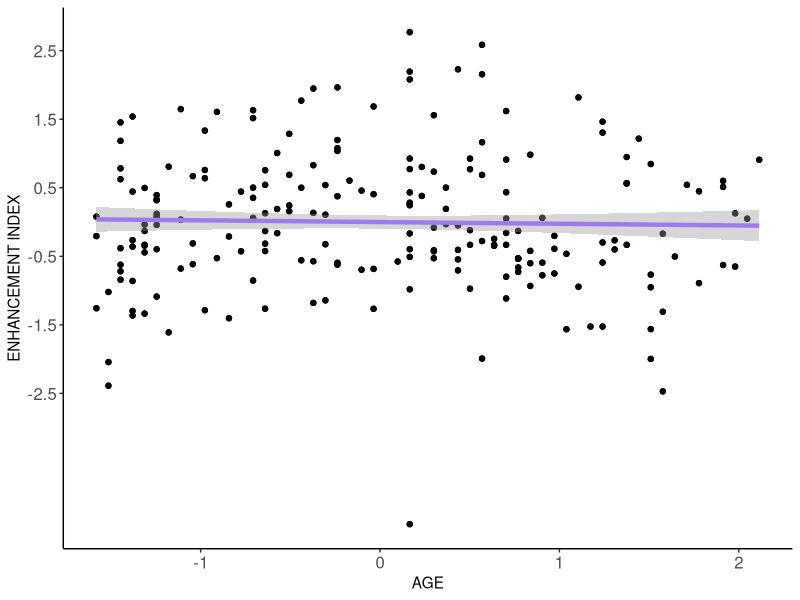
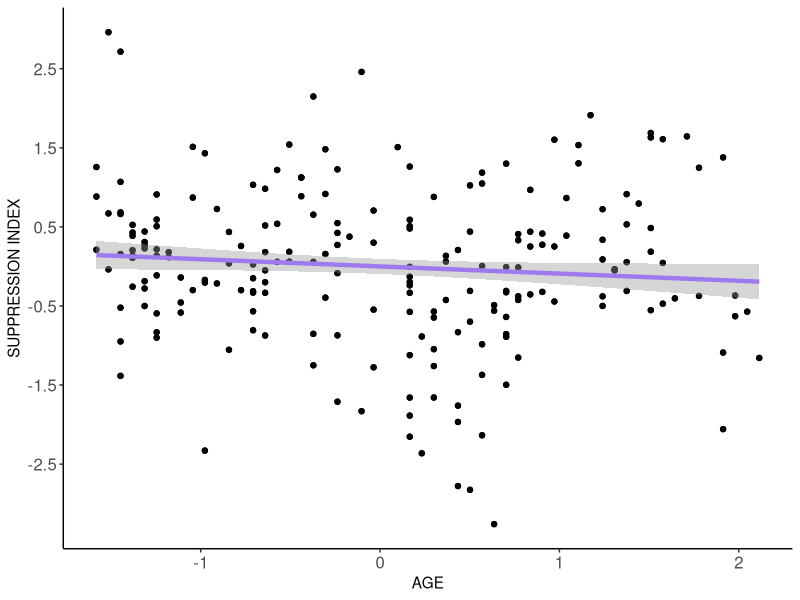
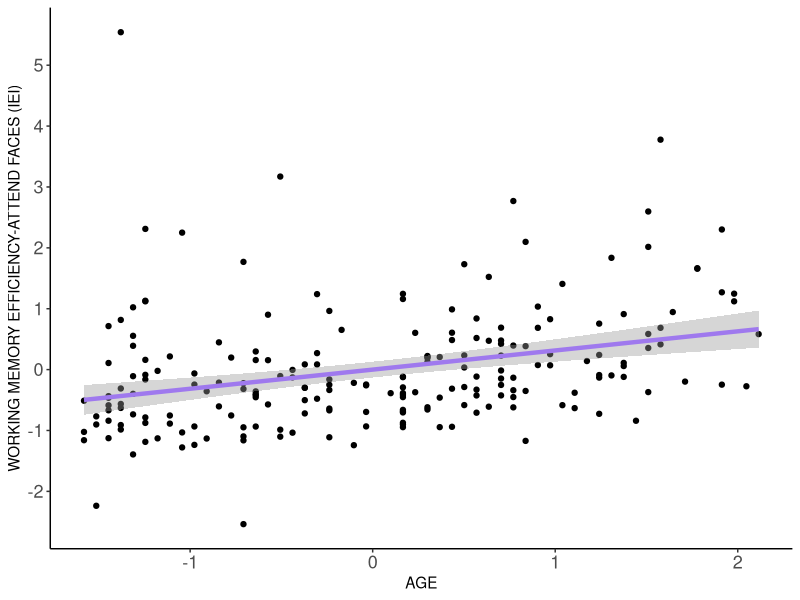
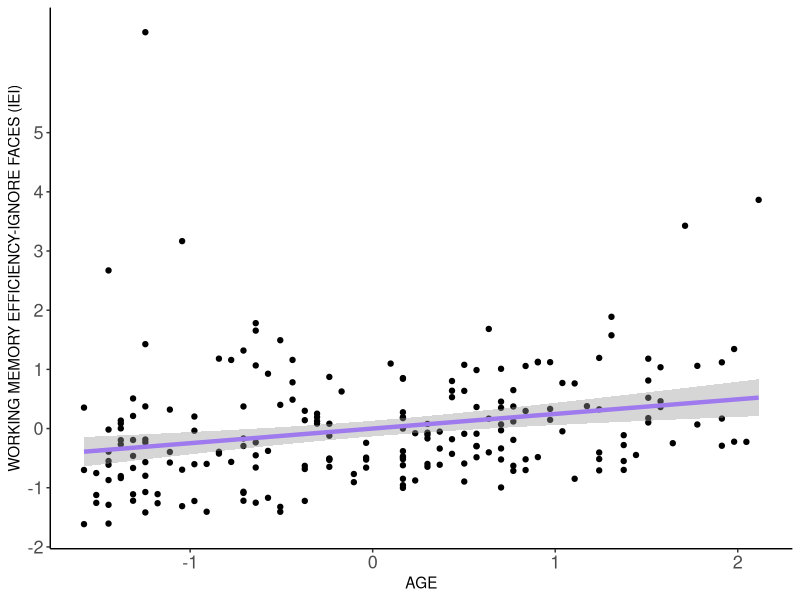
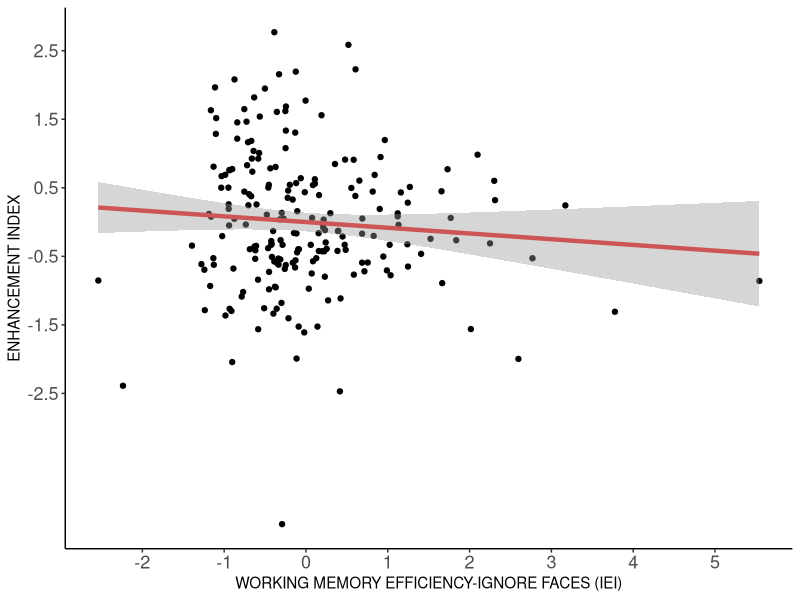
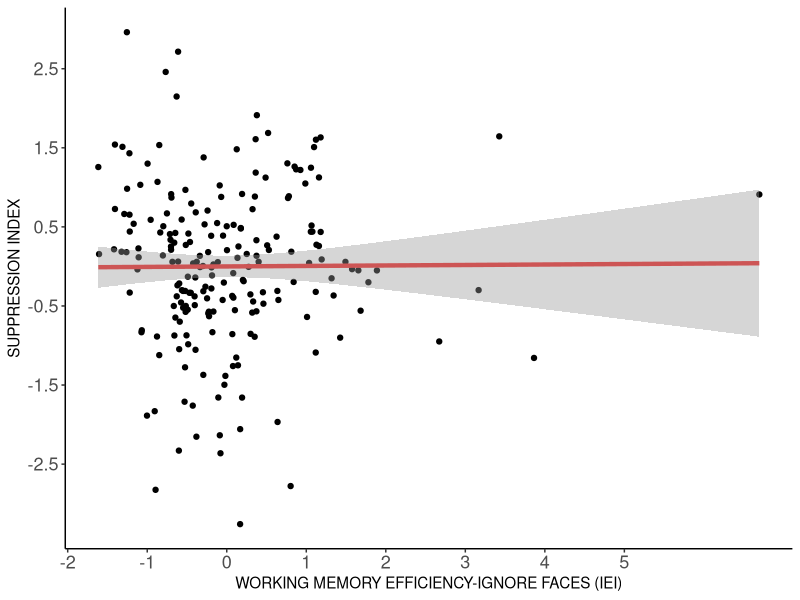
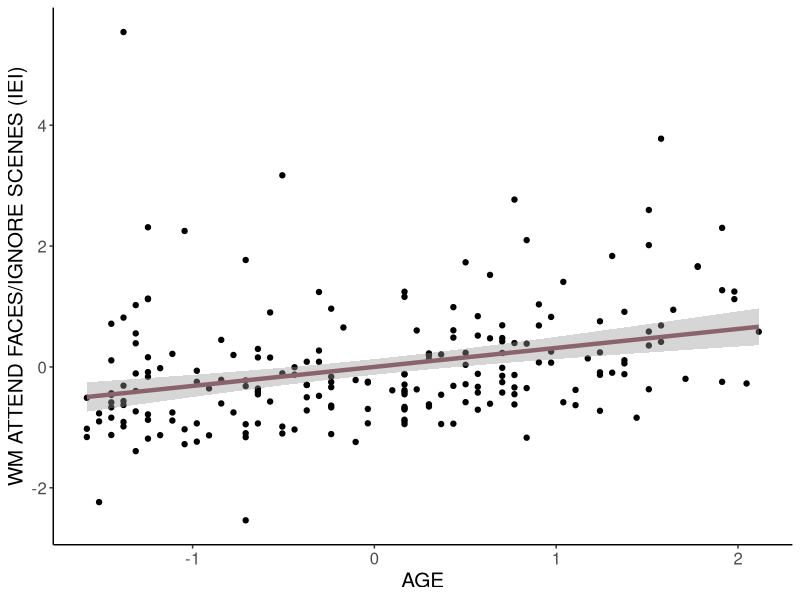
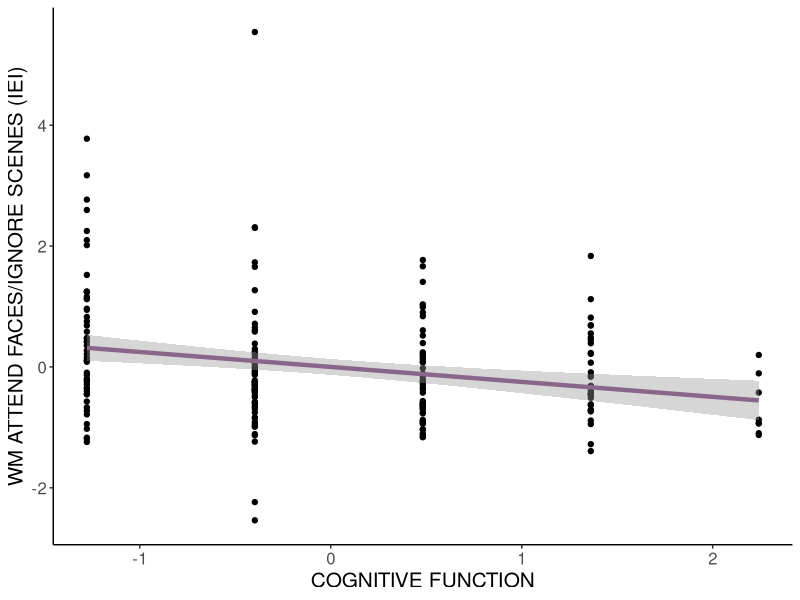

These figures' R source, in order:
library(readxl)
library(rstatix)
library(tidyverse)
library(magrittr)
library(gridExtra)
library(psych)
library(magrittr)


##### GRAFICAS ARTICULO BASICAS ####
data <- read_xlsx("Junto.xlsx",sheet = "PuntajeZ")%>%
  gather(cond_tip_est_val, value, -c("ID","DECADA", "SEXO", "EDAD", "MoCA", 
                                     "ESCOLARIDAD", "CRI_Total","IDARE_R_PUNTAJE",  
                                     "IDARE_E_PUNTAJE","IDERE_R_PUNTAJE",
                                     "IDERE_E_PUNTAJE","COVID_CAT", "SHIPLEY",
                                     "SUEÑO_NOR","SUEÑO_2DA","OCUPA_CAT",
                                     "AMP_ROS","SUP_ROS")) %>%
  separate(cond_tip_est_val, c("COND","VD","TIPO", "VAL"), sep = "_")


ggplot(data = data, aes(x = EDAD, y = AMP_ROS)) +
  geom_point() + geom_smooth(method = "lm", color = "#9F79EE", lwd = 1.5) +
  labs(x = "AGE", y = "ENHANCEMENT INDEX") +  
  theme_classic()+ 
  theme(axis.text = element_text(size=12)) + 
  scale_y_continuous(breaks = seq(-2.5, 2.5))

ggplot(data = data, aes(x = EDAD, y = SUP_ROS)) +
  geom_point() + geom_smooth(method = "lm", color = "#9F79EE", lwd = 1.5) +
  labs(x = "AGE", y = "SUPPRESSION INDEX") +  
  theme_classic()+ 
  theme(axis.text = element_text(size=12)) + 
  scale_y_continuous(breaks = seq(-2.5, 2.5))

filter(data, TIPO=="ROSTROS")%>%
  ggplot(aes(x = EDAD, y = value)) +
  geom_point() +
  geom_smooth(method = "lm", color = "#9F79EE", lwd = 1.5) +
  labs(x = "AGE", y = "WORKING MEMORY EFFICIENCY-ATTEND FACES (IEI)") +  
  theme_classic()+ 
  theme(axis.text = element_text(size=13)) + 
  scale_y_continuous(breaks = seq(-2, 5))

filter(data, TIPO=="ESCENAS")%>%
  ggplot(aes(x = EDAD, y = value)) +
  geom_point() +
  geom_smooth(method = "lm", color = "#9F79EE", lwd = 1.5) +
  labs(x = "AGE", y = "WORKING MEMORY EFFICIENCY-IGNORE FACES (IEI)") +  
  theme_classic()+ 
  theme(axis.text = element_text(size=13)) + 
  scale_y_continuous(breaks = seq(-2, 5))


filter(data, TIPO=="ROSTROS")%>%
  ggplot(aes(x = value, y = AMP_ROS)) +
  geom_point() +
  geom_smooth(method = "lm", color = "#CD5555", lwd = 1.5) +
  labs(x = "WORKING MEMORY EFFICIENCY-IGNORE FACES (IEI)", y = "ENHANCEMENT INDEX") +  
  theme_classic()+ 
  theme(axis.text = element_text(size=13))+ 
  scale_y_continuous(breaks = seq(-2.5, 2.5)) +
  scale_x_continuous(breaks = seq(-2, 5))

filter(data, TIPO=="ESCENAS")%>%
  ggplot(aes(x = value, y = SUP_ROS)) +
  geom_point() +
  geom_smooth(method = "lm", color = "#CD5555", lwd = 1.5) +
  labs(x = "WORKING MEMORY EFFICIENCY-IGNORE FACES (IEI)", y = "SUPPRESSION INDEX") +  
  theme_classic()+ 
  theme(axis.text = element_text(size=13)) +
  scale_y_continuous(breaks = seq(-2.5, 2.5)) +
  scale_x_continuous(breaks = seq(-2, 5))



#### GRAFICAS ARTICULO REGRESIONES MULTIPLES Y GRAFICAS DE VIOLIN ####

data2 <- read_xlsx("Junto.xlsx",sheet = "Regresiones")%>%
  gather(var_cond_tipo, value, -c("ID","DECADA","SEXO","EDAD","EDAD_Z","EDAD_CAT","MoCA","MoCA_Z",
                                  "MoCA_CAT","ESCOLARIDAD","ESCOLARIDAD_Z","ESCOLARIDAD_CAT","CRI_Total","CRI_Total_Z","CRI_Total_CAT",
                                  "IDARE_R_PUNTAJE","IDARE_R_Z","IDARE_R_CAT","IDARE_E_PUNTAJE","IDARE_E_Z","IDARE_E_CAT","IDERE_R_PUNTAJE",
                                  "IDERE_R_Z","IDERE_R_CAT","IDERE_E_PUNTAJE","IDERE_E_Z","IDERE_E_CAT","COVID_CAT","SHIPLEY","SHIPLEY_Z",
                                  "SHIPLEY_CAT","SUEÑO_NOR","SUEÑO_NOR_Z","SUEÑO_NOR_CAT","SUEÑO_2DA","SUEÑO_2DA_Z","SUEÑO_2DA_CAT",	
                                  "OCUPACION","OCUPA_CAT","OCUPA_Z","OCUPACION_CAT","AMP_ROS","AMP_ROS_Z","SUP_ROS","SUP_ROS_Z")) %>%
  separate(var_cond_tipo, c("VAR","COND","TIPO"), sep = "_")

data3 <- read_xlsx("Junto.xlsx",sheet = "Multiplicacion")%>%
  gather(var_cond_tipo, value, -c("ID","DECADA","SEXO","EDAD","EDAD_Z","EDAD_CAT","MoCA","MoCA_Z",
                                  "MoCA_CAT","ESCOLARIDAD","ESCOLARIDAD_Z","ESCOLARIDAD_CAT","CRI_Total","CRI_Total_Z","CRI_Total_CAT",
                                  "IDARE_R_PUNTAJE","IDARE_R_Z","IDARE_R_CAT","IDARE_E_PUNTAJE","IDARE_E_Z","IDARE_E_CAT","IDERE_R_PUNTAJE",
                                  "IDERE_R_Z","IDERE_R_CAT","IDERE_E_PUNTAJE","IDERE_E_Z","IDERE_E_CAT","COVID_CAT","SHIPLEY","SHIPLEY_Z",
                                  "SHIPLEY_CAT","SUEÑO_NOR","SUEÑO_NOR_Z","SUEÑO_NOR_CAT","SUEÑO_2DA","SUEÑO_2DA_Z","SUEÑO_2DA_CAT",	
                                  "OCUPACION","OCUPA_CAT","OCUPA_Z","OCUPACION_CAT","AMP_ROS","AMP_ROS_Z","SUP_ROS","SUP_ROS_Z", 
                                  "CRIq_SUP","IDEREE_AGE","SHIPLEY_AGE","CRIq_AGE","SUEÑOSES_AGE")) %>%
  separate(var_cond_tipo, c("VAR","COND","TIPO"), sep = "_")

### AMPLIFICACION - ROSTROS 

filter(data, TIPO=="ROSTROS")%>%
  ggplot(aes(x = EDAD, y = value)) +
  geom_point() +
  geom_smooth(method = "lm", color = "#8B636C", lwd = 1.5) +
  labs(x = "AGE", y = "WM ATTEND FACES/IGNORE SCENES (IEI)") +  
  theme_classic()+ 
  theme(text = element_text(size = 15))

filter(data, TIPO=="ROSTROS")%>%
  ggplot(aes(x = MoCA, y = value)) +
  geom_point() +
  geom_smooth(method = "lm", color = "#8B668B", lwd = 1.5) +
  labs(x = "COGNITIVE FUNCTION", y = "WM ATTEND FACES/IGNORE SCENES (IEI)") +  
  theme_classic()+ 
  theme(text = element_text(size = 15)) 

filter(data2, COND== "ROSTROS", TIPO== "Z", !EDAD_CAT=="MEDIO") %>%
  ggplot(aes(y=value, x=EDAD_CAT, fill=EDAD_CAT)) + 
  scale_fill_brewer(palette="BuPu") +
  geom_boxplot() +
  geom_jitter(size=.2) +
  labs(x = "AGE GROUP", y = "WM ATTEND FACES/IGNORE SCENES (IEI)") +
  theme_classic()+ 
  theme(legend.position = "none") +
  theme(text = element_text(size = 15))

filter(data2, COND== "ROSTROS", TIPO== "Z", !MoCA_CAT=="MEDIO") %>%
  ggplot(aes(y=value, x=MoCA_CAT, fill=MoCA_CAT)) + 
  scale_fill_brewer(palette="PuRd") +
  geom_boxplot() +
  geom_jitter(size=.2) +
  labs(x = "COGNITIVE FUNCTION GROUP", y = "WM ATTEND FACES/IGNORE SCENES (IEI)") +
  ylim (-1, 3) +
  theme_classic()+ 
  theme(legend.position = "none") +
  theme(text = element_text(size = 15))


### SUPRESION - ESCENAS 

filter(data, TIPO=="ESCENAS")%>%
  ggplot(aes(x = EDAD, y = value)) +
  geom_point() +
  geom_smooth(method = "lm", color = "#8B636C", lwd = 1.5) +
  labs(x = "AGE", y = "WM ATTEND SCENES/IGNORE FACES (IEI)") +  
  ylim (-1, 3) +
  theme_classic()+ 
  theme(text = element_text(size = 15))

filter(data, TIPO=="ESCENAS")%>%
  ggplot(aes(x = CRI_Total, y = value)) +
  geom_point() +
  geom_smooth(method = "lm", color = "#8B5A00", lwd = 1.5) +
  labs(x = "COGNITIVE RESERVE", y = "WM ATTEND SCENES/IGNORE FACES (IEI)") +  
  xlim (-1,2) + ylim (-1, 3) +
  theme_classic()+ 
  theme(text = element_text(size = 15))

filter(data, TIPO=="ESCENAS")%>%
  ggplot(aes(x = MoCA, y = value)) +
  geom_point() +
  geom_smooth(method = "lm", color = "#8B668B", lwd = 1.5) +
  labs(x = "COGNITIVE FUNCTION", y = "WM ATTEND SCENES/IGNORE FACES (IEI)") +  
  ylim (-1, 3) +
  theme_classic()+ 
  theme(text = element_text(size = 15)) 

filter(data2, COND== "ESCENAS", TIPO== "Z", !CRI_Total_CAT=="MEDIO")%>%
  ggplot(aes(x = SUP_ROS_Z, y = value, colour= CRI_Total_CAT)) +
  geom_point() +
  geom_smooth(method = "lm", se = FALSE) +
  labs(x = "SUPPRESSION INDEX", y = "WM ATTEND SCENES/IGNORE FACES (IEI)", color = "CRI_Total_CAT") +
  ylim (-1, 3) +
  theme_classic()+ 
  theme(text = element_text(size = 15))

filter(data2, COND== "ESCENAS", TIPO== "Z", !EDAD_CAT=="MEDIO") %>%
  ggplot(aes(y=value, x=EDAD_CAT, fill=EDAD_CAT)) + 
  scale_fill_brewer(palette="BuPu") +
  geom_boxplot() +
  geom_jitter(size=.2) +
  labs(x = "AGE GROUP", y = "WM ATTEND SCENES/IGNORE FACES (IEI)") +
  ylim (-1, 3) +
  theme_classic()+ 
  theme(legend.position = "none") +
  theme(text = element_text(size = 15))

filter(data2, COND== "ESCENAS", TIPO== "Z", !CRI_Total_CAT=="MEDIO") %>%
  ggplot(aes(y=value, x=CRI_Total_CAT, fill=CRI_Total_CAT)) + 
  scale_fill_brewer(palette="RdPu") +
  geom_boxplot() +
  geom_jitter(size=.2) +
  labs(x = "COGNITIVE RESERVE GROUP", y = "WM ATTEND SCENES/IGNORE FACES (IEI)") +
  ylim (-1, 3) +
  theme_classic()+ 
  theme(legend.position = "none") +
  theme(text = element_text(size = 15))

filter(data2, COND== "ESCENAS", TIPO== "Z", !MoCA_CAT=="MEDIO") %>%
  ggplot(aes(y=value, x=MoCA_CAT, fill=MoCA_CAT)) + 
  scale_fill_brewer(palette="PuRd") +
  geom_boxplot() +
  geom_jitter(size=.2) +
  labs(x = "COGNITIVE FUNCTION GROUP", y = "WM ATTEND SCENES/IGNORE FACES (IEI)") +
  ylim (-1, 3) +
  theme_classic()+ 
  theme(legend.position = "none") +
  theme(text = element_text(size = 15))



### ROSTROS 

filter(data, TIPO=="ROSTROS")%>%
  ggplot(aes(x = CRI_Total, y = value)) +
  geom_point() +
  geom_smooth(method = "lm", color = "#8B5A00", lwd = 1.5) +
  labs(x = "COGNITIVE RESERVE", y = "WM ATTEND FACES/IGNORE SCENES (IEI)") +  
  theme_classic()+ 
  theme(text = element_text(size = 15)) 

filter(data, TIPO=="ROSTROS")%>%
  ggplot(aes(x = MoCA, y = value)) +
  geom_point() +
  geom_smooth(method = "lm", color = "#8B668B", lwd = 1.5) +
  labs(x = "COGNITIVE FUNCTION", y = "WM ATTEND FACES/IGNORE SCENES (IEI)") +  
  theme_classic()+ 
  theme(text = element_text(size = 15)) 

filter(data2, COND== "ROSTROS", TIPO== "Z", !CRI_Total_CAT=="MEDIO") %>%
  ggplot(aes(y=value, x=CRI_Total_CAT, fill=CRI_Total_CAT)) + 
  scale_fill_brewer(palette="RdPu") +
  geom_boxplot() +
  geom_jitter(size=.2) +
  labs(x = "COGNITIVE RESERVE GROUP", y = "WM ATTEND FACES/IGNORE SCENES (IEI)") +
  theme_classic()+ 
  theme(legend.position = "none") +
  theme(text = element_text(size = 15))

filter(data2, COND== "ROSTROS", TIPO== "Z", !MoCA_CAT=="MEDIO") %>%
  ggplot(aes(y=value, x=MoCA_CAT, fill=MoCA_CAT)) + 
  scale_fill_brewer(palette="PuRd") +
  geom_boxplot() +
  geom_jitter(size=.2) +
  labs(x = "COGNITIVE FUNCTION GROUP", y = "WM ATTEND FACES/IGNORE SCENES (IEI)") +
  theme_classic()+ 
  theme(legend.position = "none") +
  theme(text = element_text(size = 15))



### ESCENAS

filter(data, TIPO=="ESCENAS")%>%
  ggplot(aes(x = IDARE_E_PUNTAJE, y = value)) +
  geom_point() +
  geom_smooth(method = "lm", color = "#008B8B", lwd = 1.5) +
  labs(x = "STATE ANXIETY", y = "WM ATTEND SCENES/IGNORE FACES (IEI)") +  
  theme_classic()+ 
  theme(text = element_text(size = 15))

filter(data, TIPO=="ESCENAS")%>%
  ggplot(aes(x = MoCA, y = value)) +
  geom_point() +
  geom_smooth(method = "lm", color = "#8B668B", lwd = 1.5) +
  labs(x = "COGNITIVE FUNCTION", y = "WWM ATTEND SCENES/IGNORE FACES (IEI)") +  
  theme_classic()+ 
  theme(text = element_text(size = 15))

filter(data2, COND== "ESCENAS", TIPO== "Z", !IDERE_E_CAT=="MEDIO")%>%
  ggplot(aes(x = EDAD_Z, y = value, colour= IDERE_E_CAT)) +
  geom_point() +
  geom_smooth(method = "lm", se = FALSE) +
  labs(x = "AGE", y = "WM ATTEND SCENES/IGNORE FACES (IEI)", color = "IDERE_E_CAT") +
  theme_classic()+ 
  theme(text = element_text(size = 15))

filter(data2, COND== "ESCENAS", TIPO== "Z", !SHIPLEY_CAT=="MEDIO")%>%
  ggplot(aes(x = EDAD_Z, y = value, colour= SHIPLEY_CAT)) +
  geom_point() +
  geom_smooth(method = "lm", se = FALSE) +
  labs(x = "AGE", y = "WM ATTEND SCENES/IGNORE FACES (IEI)", color = "SHIPLEY_CAT") +
  theme_classic()+ 
  theme(text = element_text(size = 15))

filter(data2, COND== "ESCENAS", TIPO== "Z", !IDARE_E_CAT=="MEDIO") %>%
  ggplot(aes(y=value, x=IDARE_E_CAT, fill=IDARE_E_CAT)) + 
  scale_fill_brewer(palette="Greens") +
  geom_boxplot() +
  geom_jitter(size=.2) +
  labs(x = "STATE ANXIETY GROUP", y = "WORKING MEMORY EFFICIENCY-IGNORE FACES (IEI)") +
  theme_classic()+ 
  theme(legend.position = "none") +
  theme(text = element_text(size = 15))

filter(data2, COND== "ESCENAS", TIPO== "Z", !MoCA_CAT=="MEDIO") %>%
  ggplot(aes(y=value, x=MoCA_CAT, fill=MoCA_CAT)) + 
  scale_fill_brewer(palette="PuRd") +
  geom_boxplot() +
  geom_jitter(size=.2) +
  labs(x = "COGNITIVE FUNCTION GROUP", y = "WM ATTEND SCENES/IGNORE FACES (IEI)") +
  ylim (-1, 3) +
  theme_classic()+ 
  theme(legend.position = "none") +
  theme(text = element_text(size = 15))



### AMPLIFIFCACION

ggplot(data = data, aes(x = ESCOLARIDAD, y = AMP_ROS)) +
  geom_point() + geom_smooth(method = "lm", color = "#5F9EA0", lwd = 1.5) +
  labs(x = "YEARS OF SCHOOLING", y = "ENHANCEMENT INDEX") +  
  theme_classic() +
  theme(text = element_text(size = 15))

ggplot(data = data, aes(x = CRI_Total, y = AMP_ROS)) +
  geom_point() + geom_smooth(method = "lm", color = "#8B5A00", lwd = 1.5) +
  labs(x = "COGNITIVE RESERVE", y = "ENHANCEMENT INDEX") +  
  theme_classic() +
  theme(text = element_text(size = 15))

filter(data2, !CRI_Total_CAT=="MEDIO")%>%
  ggplot(aes(x = EDAD_Z, y = AMP_ROS_Z, colour= CRI_Total_CAT)) +
  geom_point() +
  geom_smooth(method = "lm", se = FALSE) +
  labs(x = "AGE", y = "ENHANCEMENT INDEX", color = "CRI_CAT") +
  theme_classic()+ 
  theme(text = element_text(size = 15))

filter(data2, !ESCOLARIDAD_CAT=="MEDIO") %>%
  ggplot(aes(y=AMP_ROS_Z, x=ESCOLARIDAD_CAT, fill=ESCOLARIDAD_CAT)) +
  scale_fill_brewer(palette="Reds") +
  geom_boxplot() +
  geom_jitter(size=.2) +
  labs(x = "YEARS SCHOOLING GROUP", y = "ENHANCEMENT INDEX") +
  theme_classic()+ 
  theme(legend.position = "none") +
  ylim (-2, 2) +
  theme(text = element_text(size = 15))

filter(data2, !CRI_Total_CAT=="MEDIO") %>%
  ggplot(aes(y=AMP_ROS_Z, x=CRI_Total_CAT, fill=CRI_Total_CAT)) +
  scale_fill_brewer(palette="RdPu") +
  geom_boxplot() +
  geom_jitter(size=.2) +
  labs(x = "COGNITIVE RESERVE GROUP", y = "ENHANCEMENT INDEX", cex.lab = 60) +
  theme_classic()+ 
  theme(legend.position = "none") +
  ylim (-2, 2) +
  theme(text = element_text(size = 15))




### SUPRESION

filter(data2, !CRI_Total_CAT=="MEDIO")%>%
  ggplot(aes(x = EDAD_Z, y = SUP_ROS_Z, colour= CRI_Total_CAT)) +
  geom_point() +
  geom_smooth(method = "lm", se = FALSE) +
  labs(x = "AGE", y = "SUPPRESSION INDEX", color = "CRI_CAT") +
  theme_classic()+ 
  ylim (-2, 2) +
  theme(text = element_text(size = 15))

filter(data2, !SUEÑO_2DA_CAT=="MEDIO")%>%
  ggplot(aes(x = EDAD_Z, y = SUP_ROS_Z, colour= SUEÑO_2DA_CAT)) +
  geom_point() +
  geom_smooth(method = "lm", se = FALSE) +
  labs(x = "AGE", y = "SUPPRESSION INDEX", color = "SLEEP-SES_CAT") +
  theme_classic()+ 
  theme(text = element_text(size = 15))










